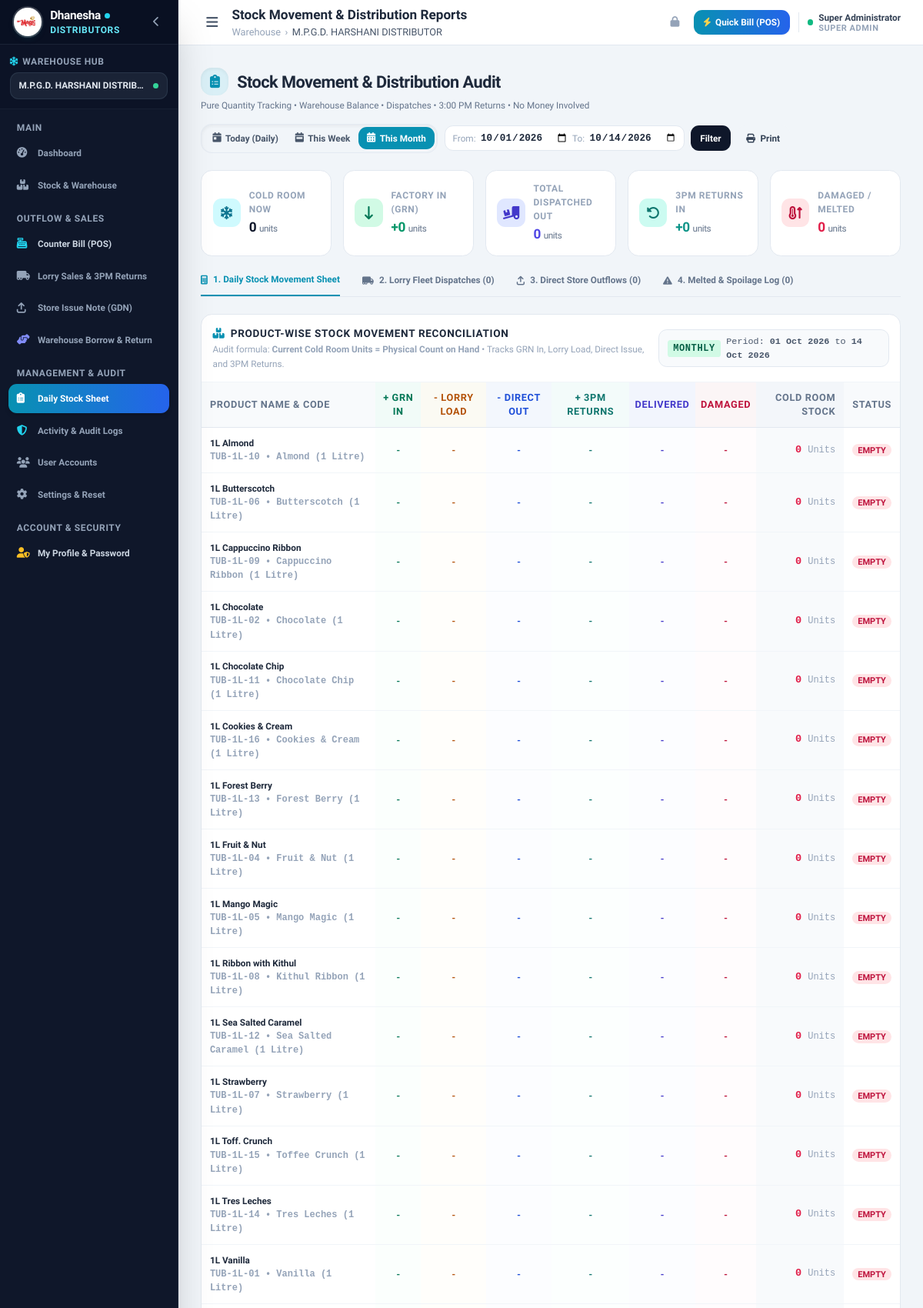
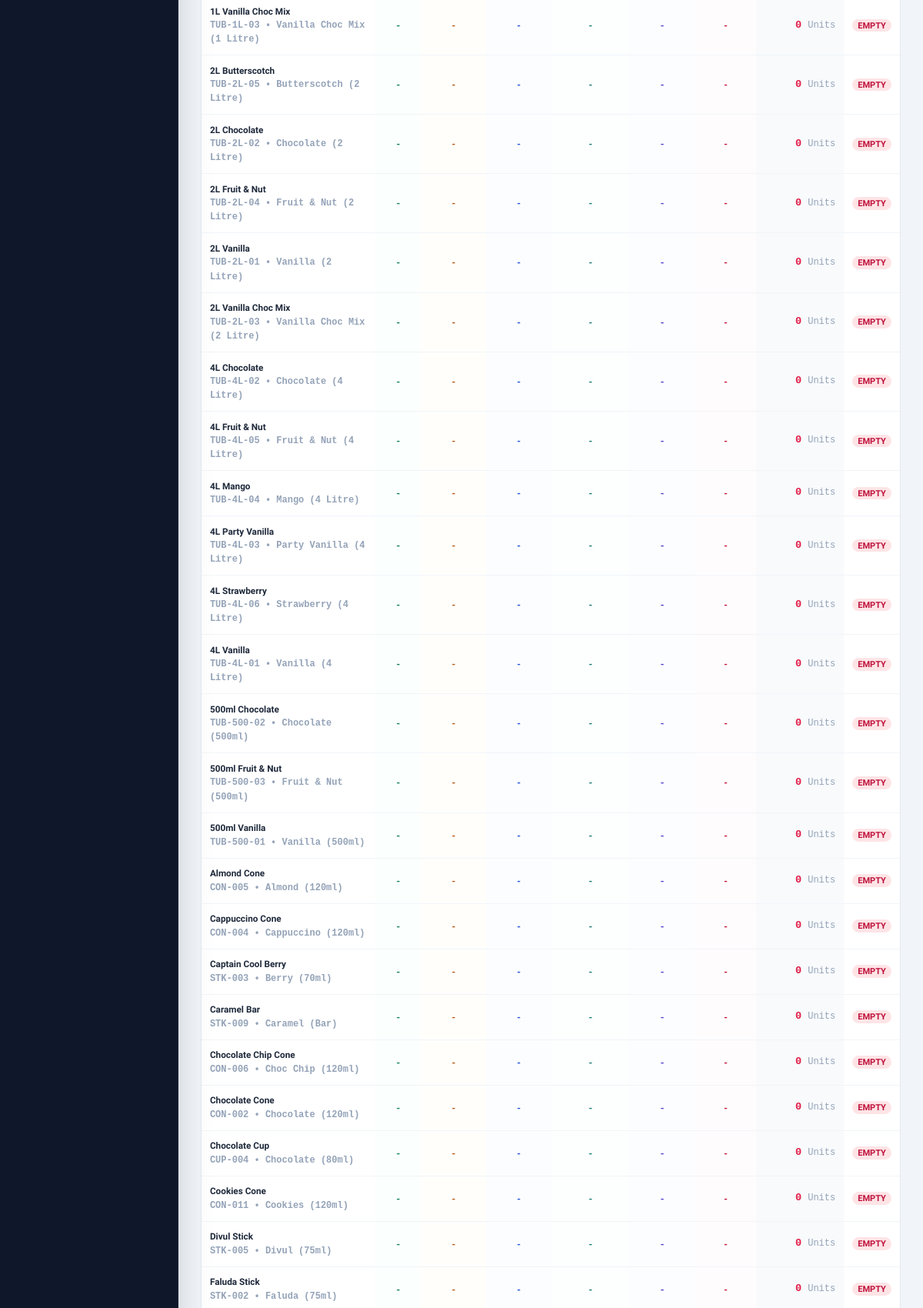
/reports.php (signed in, upper part), run on the app's committed database (2 pictures, top to bottom).
### tables this page shows
CREATE TABLE IF NOT EXISTS `branches` (
    `id` INT AUTO_INCREMENT PRIMARY KEY,
    `name` VARCHAR(100) NOT NULL,
    `code` VARCHAR(20) NOT NULL UNIQUE,
    `address` VARCHAR(255) NULL,
    `phone` VARCHAR(50) NULL,
    `created_at` TIMESTAMP DEFAULT CURRENT_TIMESTAMP
);

CREATE TABLE IF NOT EXISTS `products` (
    `id` INT AUTO_INCREMENT PRIMARY KEY,
    `category_id` INT NULL,
    `code` VARCHAR(50) NOT NULL UNIQUE,
    `name` VARCHAR(150) NOT NULL,
    `flavor` VARCHAR(50) NULL,
    `size` VARCHAR(50) NULL,
    `unit` VARCHAR(20) DEFAULT 'Units',
    `pack_size` INT DEFAULT 24,
    `selling_price` DECIMAL(10,2) NOT NULL DEFAULT 0.00,
    `alert_quantity` INT DEFAULT 15,
    `status` ENUM('active', 'inactive') DEFAULT 'active',
    `created_at` TIMESTAMP DEFAULT CURRENT_TIMESTAMP,
    INDEX (`category_id`)
);

### reports.php (the view, shortened to what the rows shown need)
<?php
$pageTitle = "Stock Movement & Distribution Reports";
require_once __DIR__ . '/config/auth.php';
$user = currentUser();
$branchId = $user['branch_id'];
$today = date('Y-m-d');
$tab = $_GET['tab'] ?? 'movement';
$preset = $_GET['preset'] ?? '';
$mondayThisWeek = date('Y-m-d', strtotime('monday this week'));
$firstOfMonth = date('Y-m-01');
if ($preset === 'daily') {
    $fromDate = $today;
    $toDate = $today;
} elseif ($preset === 'weekly') {
    $fromDate = $mondayThisWeek;
    $toDate = $today;
} elseif ($preset === 'monthly') {
    $fromDate = $firstOfMonth;
    $toDate = $today;
} else {
    $fromDate = $_GET['from_date'] ?? $firstOfMonth;
    $toDate = $_GET['to_date'] ?? $today;
}
$stmt = $pdo->prepare("SELECT p.id, p.code, p.name, p.flavor, p.size, p.unit, p.alert_quantity,
    COALESCE(bs.quantity, 0) as current_stock
    FROM products p
    LEFT JOIN branch_stock bs ON p.id = bs.product_id AND bs.branch_id = ?
    WHERE p.status = 'active'
    ORDER BY p.name ASC");
$stmt->execute([$branchId]);
$productsList = $stmt->fetchAll();
$movements = [];
foreach ($productsList as $p) {
    $pid = $p['id'];
    $qIn = $pdo->prepare("SELECT COALESCE(SUM(sii.quantity), 0)
        FROM stock_invoice_items sii
        JOIN stock_invoices si ON sii.invoice_id = si.id
        WHERE si.branch_id = ? AND sii.product_id = ? AND si.invoice_date BETWEEN ? AND ?");
    $qIn->execute([$branchId, $pid, $fromDate, $toDate]);
    $unitsIn = intval($qIn->fetchColumn());
    $qLd = $pdo->prepare("SELECT COALESCE(SUM(ldi.loaded_qty), 0)
        FROM lorry_dispatch_items ldi
        JOIN lorry_dispatches ld ON ldi.dispatch_id = ld.id
        WHERE ld.branch_id = ? AND ldi.product_id = ? AND ld.dispatch_date BETWEEN ? AND ?");
    $qLd->execute([$branchId, $pid, $fromDate, $toDate]);
    $unitsLoaded = intval($qLd->fetchColumn());
    $qSd = $pdo->prepare("SELECT COALESCE(SUM(sdi.quantity), 0)
        FROM store_dispatch_items sdi
        JOIN store_dispatches sd ON sdi.dispatch_id = sd.id
        WHERE sd.branch_id = ? AND sdi.product_id = ? AND sd.issue_date BETWEEN ? AND ?");
    $qSd->execute([$branchId, $pid, $fromDate, $toDate]);
    $unitsDirectOut = intval($qSd->fetchColumn());
    $qRet = $pdo->prepare("SELECT COALESCE(SUM(ldi.return_store_qty), 0)
        FROM lorry_dispatch_items ldi
        JOIN lorry_dispatches ld ON ldi.dispatch_id = ld.id
        WHERE ld.branch_id = ? AND ldi.product_id = ? AND ld.dispatch_date BETWEEN ? AND ? AND ld.status = 'settled'");
    $qRet->execute([$branchId, $pid, $fromDate, $toDate]);
    $unitsReturned = intval($qRet->fetchColumn());
    $qDmg = $pdo->prepare("SELECT COALESCE(SUM(ldi.damage_qty), 0)
        FROM lorry_dispatch_items ldi
        JOIN lorry_dispatches ld ON ldi.dispatch_id = ld.id
        WHERE ld.branch_id = ? AND ldi.product_id = ? AND ld.dispatch_date BETWEEN ? AND ? AND ld.status = 'settled'");
    $qDmg->execute([$branchId, $pid, $fromDate, $toDate]);
    $unitsDamaged = intval($qDmg->fetchColumn());
    $qDel = $pdo->prepare("SELECT COALESCE(SUM(ldi.delivered_qty), 0)
        FROM lorry_dispatch_items ldi
        JOIN lorry_dispatches ld ON ldi.dispatch_id = ld.id
        WHERE ld.branch_id = ? AND ldi.product_id = ? AND ld.dispatch_date BETWEEN ? AND ? AND ld.status = 'settled'");
    $qDel->execute([$branchId, $pid, $fromDate, $toDate]);
    $unitsDelivered = intval($qDel->fetchColumn());
    $netOutflow = ($unitsLoaded + $unitsDirectOut) - $unitsReturned;
    $movements[$pid] = [
        'info' => $p,
        'units_in' => $unitsIn,
        'units_loaded' => $unitsLoaded,
        'units_direct_out' => $unitsDirectOut,
        'units_returned' => $unitsReturned,
        'units_damaged' => $unitsDamaged,
        'units_delivered' => $unitsDelivered,
        'net_outflow' => $netOutflow,
        'current_stock' => $p['current_stock']
    ];
}
require_once __DIR__ . '/includes/header.php';
?>
<div class="flex flex-col xl:flex-row xl:items-center justify-between pb-6 gap-4 no-print">
    <div>
        <h1 class="text-2xl font-black text-slate-800 tracking-tight flex items-center">
            <span class="w-10 h-10 rounded-2xl bg-cyan-500/10 text-cyan-600 flex items-center justify-center mr-3 shadow-inner">
                <i class="fa-solid fa-clipboard-list text-lg"></i>
            </span>
            Stock Movement & Distribution Audit
        </h1>
    </div>
</div>
<?php if ($tab === 'movement'): ?>
<div class="bg-white rounded-2xl border border-slate-200 shadow-xs overflow-hidden">
    <div class="hidden lg:block overflow-x-auto">
        <table class="w-full text-xs text-left border-collapse">
            <thead>
                <tr class="bg-slate-50 text-slate-500 font-bold uppercase tracking-wider border-b border-slate-200 text-[11px]">
                    <th class="py-3 px-3">Product Name & Code</th>
                    <th class="py-3 px-2 text-center text-emerald-700 bg-emerald-50/50">+ GRN In</th>
                    <th class="py-3 px-2 text-center text-amber-700 bg-amber-50/50">- Lorry Load</th>
                    <th class="py-3 px-2 text-center text-blue-700 bg-blue-50/50">- Direct Out</th>
                    <th class="py-3 px-2 text-center text-teal-700 bg-teal-50/50">+ 3PM Returns</th>
                    <th class="py-3 px-2 text-center text-indigo-700 bg-indigo-50/50">Delivered</th>
                    <th class="py-3 px-2 text-center text-rose-700 bg-rose-50/50">Damaged</th>
                    <th class="py-3 px-3 text-right bg-slate-100/70 font-black">Cold Room Stock</th>
                    <th class="py-3 px-3 text-center">Status</th>
                </tr>
            </thead>
            <tbody class="divide-y divide-slate-100">
                <?php if (empty($movements)): ?>
                <tr>
                    <td colspan="9" class="py-12 text-center text-slate-400">
                        <i class="fa-solid fa-boxes-stacked text-3xl mb-2 text-slate-300 block"></i>
                        No products found in the catalog. Add products in <a href="stock.php" class="text-cyan-600 underline">Stock & Warehouse</a>.
                    </td>
                </tr>
                <?php else: ?>
                <?php foreach ($movements as $m):
                    $p = $m['info'];
                    $isLow = $m['current_stock'] <= $p['alert_quantity'];
                    $isOut = $m['current_stock'] <= 0;
                ?>
                <tr class="hover:bg-slate-50/80 transition">
                    <td class="py-3 px-3 font-bold text-slate-800">
                        <div><?= htmlspecialchars($p['name']) ?></div>
                        <div class="text-[10px] text-slate-400 font-mono"><?= htmlspecialchars($p['code']) ?> &bull; <?= htmlspecialchars($p['flavor']) ?> (<?= htmlspecialchars($p['size']) ?>)</div>
                    </td>
                    <td class="py-3 px-2 text-center font-mono font-bold text-emerald-700 bg-emerald-50/20">
                        <?= $m['units_in'] > 0 ? '+' . number_format($m['units_in']) : '-' ?>
                    </td>
                    <td class="py-3 px-2 text-center font-mono font-bold text-amber-700 bg-amber-50/20">
                        <?= $m['units_loaded'] > 0 ? '-' . number_format($m['units_loaded']) : '-' ?>
                    </td>
                    <td class="py-3 px-2 text-center font-mono font-bold text-blue-700 bg-blue-50/20">
                        <?= $m['units_direct_out'] > 0 ? '-' . number_format($m['units_direct_out']) : '-' ?>
                    </td>
                    <td class="py-3 px-2 text-center font-mono font-bold text-teal-700 bg-teal-50/20">
                        <?= $m['units_returned'] > 0 ? '+' . number_format($m['units_returned']) : '-' ?>
                    </td>
                    <td class="py-3 px-2 text-center font-mono font-bold text-indigo-700 bg-indigo-50/20">
                        <?= $m['units_delivered'] > 0 ? number_format($m['units_delivered']) : '-' ?>
                    </td>
                    <td class="py-3 px-2 text-center font-mono font-bold text-rose-700 bg-rose-50/20">
                        <?= $m['units_damaged'] > 0 ? number_format($m['units_damaged']) : '-' ?>
                    </td>
                    <td class="py-3 px-3 text-right font-mono font-black text-sm bg-slate-100/50 <?= $isOut ? 'text-rose-600' : ($isLow ? 'text-amber-600' : 'text-slate-900') ?>">
                        <?= number_format($m['current_stock']) ?> <span class="text-[10px] font-normal text-slate-400"><?= htmlspecialchars($p['unit']) ?></span>
                    </td>
                    <td class="py-3 px-3 text-center">
                        <?php if ($isOut): ?>
                            <span class="px-2 py-0.5 text-[9px] font-black uppercase rounded-full bg-rose-100 text-rose-700">Empty</span>
                        <?php elseif ($isLow): ?>
                            <span class="px-2 py-0.5 text-[9px] font-black uppercase rounded-full bg-amber-100 text-amber-800">Low</span>
                        <?php else: ?>
                            <span class="px-2 py-0.5 text-[9px] font-black uppercase rounded-full bg-emerald-100 text-emerald-800">Good</span>
                        <?php endif; ?>
                    </td>
                </tr>
                <?php endforeach; ?>
                <?php endif; ?>
            </tbody>
        </table>
    </div>
</div>
<?php endif; ?>
<?php require_once __DIR__ . '/includes/footer.php'; ?>

### includes/header.php (shortened to what the rows shown need)
<?php
require_once __DIR__ . '/../config/auth.php';
$user = currentUser();
if ($user['role'] === 'super_admin') {
    global $pdo;
    $allBranches = $pdo->query("SELECT id, name, code FROM branches ORDER BY id ASC")->fetchAll();
}
?>
<!DOCTYPE html>
<html lang="en">
<head>
    <script src="https://cdn.tailwindcss.com"></script>
    <link rel="stylesheet" href="https://cdnjs.cloudflare.com/ajax/libs/font-awesome/6.4.0/css/all.min.css">
</head>
<body class="bg-slate-100 text-slate-800 min-h-screen flex flex-col antialiased">
    <aside id="mainSidebar" class="fixed inset-y-0 left-0 z-50 w-64 bg-slate-900 text-slate-200 flex flex-col justify-between transition-transform duration-300 transform -translate-x-full md:translate-x-0 shadow-2xl border-r border-slate-800 no-print">
        <div class="flex flex-col flex-1 overflow-hidden">
            <div class="p-3.5 border-b border-slate-800/60 bg-slate-950/20">
                <div class="text-xs font-bold text-slate-200 bg-slate-800/80 px-3 py-2 rounded-xl border border-slate-700/60 truncate flex items-center justify-between">
                    <span class="truncate"><?= htmlspecialchars($user['branch_name'] ?? 'Main Cold Room Hub') ?></span>
                    <span class="w-2 h-2 rounded-full bg-emerald-400 animate-pulse ml-1.5 shrink-0" title="Operational"></span>
                </div>
            </div>
        </div>
    </aside>
    <div class="md:pl-64 flex flex-col flex-1 min-h-screen print-full-width">
        <header class="bg-white border-b border-slate-200 sticky top-0 z-30 shadow-xs no-print">
            <div class="px-4 sm:px-6 lg:px-8 h-16 flex items-center justify-between">
                <div class="flex items-center space-x-3">
                    <div>
                        <h2 class="text-base sm:text-lg font-bold text-slate-800 leading-tight">
                            <?= isset($pageTitle) ? htmlspecialchars($pageTitle) : 'Overview' ?>
                        </h2>
                        <div class="hidden sm:flex items-center space-x-1.5 text-[11px] text-slate-400">
                            <span>Warehouse</span>
                            <span>&rsaquo;</span>
                            <span class="text-slate-600 font-medium"><?= htmlspecialchars($user['branch_name']) ?></span>
                        </div>
                    </div>
                </div>
            </div>
        </header>
        <main class="flex-1 p-4 sm:p-6 lg:p-8 w-full">

### data on the page
branches: name "M.P.G.D. HARSHANI DISTRIB…", name "M.P.G.D. HARSHANI DISTRIBUTOR"
products: name "1L Almond", code "TUB-1L-10", flavor "Almond", size "1 Litre", current_stock "0", unit "Units"
products: name "1L Butterscotch", code "TUB-1L-06", flavor "Butterscotch", size "1 Litre", current_stock "0", unit "Units"
products: name "1L Cappuccino Ribbon", code "TUB-1L-09", flavor "Cappuccino Ribbon", size "1 Litre", current_stock "0", unit "Units"
products: name "1L Chocolate", code "TUB-1L-02", flavor "Chocolate", size "1 Litre", current_stock "0", unit "Units"
products: name "1L Chocolate Chip", code "TUB-1L-11", flavor "Chocolate Chip", size "1 Litre", current_stock "0", unit "Units"
products: name "1L Cookies & Cream", code "TUB-1L-16", flavor "Cookies & Cream", size "1 Litre", current_stock "0", unit "Units"
products: name "1L Forest Berry", code "TUB-1L-13", flavor "Forest Berry", size "1 Litre", current_stock "0", unit "Units"
products: name "1L Fruit & Nut", code "TUB-1L-04", flavor "Fruit & Nut", size "1 Litre", current_stock "0", unit "Units"
products: name "1L Mango Magic", code "TUB-1L-05", flavor "Mango Magic", size "1 Litre", current_stock "0", unit "Units"
products: name "1L Ribbon with Kithul", code "TUB-1L-08", flavor "Kithul Ribbon", size "1 Litre", current_stock "0", unit "Units"
products: name "1L Sea Salted Caramel", code "TUB-1L-12", flavor "Sea Salted Caramel", size "1 Litre", current_stock "0", unit "Units"
products: name "1L Strawberry", code "TUB-1L-07", flavor "Strawberry", size "1 Litre", current_stock "0", unit "Units"
products: name "1L Toff. Crunch", code "TUB-1L-15", flavor "Toffee Crunch", size "1 Litre", current_stock "0", unit "Units"
products: name "1L Tres Leches", code "TUB-1L-14", flavor "Tres Leches", size "1 Litre", current_stock "0", unit "Units"
products: name "1L Vanilla", code "TUB-1L-01", flavor "Vanilla", size "1 Litre", current_stock "0", unit "Units"
products: name "1L Vanilla Choc Mix", code "TUB-1L-03", flavor "Vanilla Choc Mix", size "1 Litre", current_stock "0", unit "Units"
products: name "2L Butterscotch", code "TUB-2L-05", flavor "Butterscotch", size "2 Litre", current_stock "0", unit "Units"
products: name "2L Chocolate", code "TUB-2L-02", flavor "Chocolate", size "2 Litre", current_stock "0", unit "Units"
products: name "2L Fruit & Nut", code "TUB-2L-04", flavor "Fruit & Nut", size "2 Litre", current_stock "0", unit "Units"
products: name "2L Vanilla", code "TUB-2L-01", flavor "Vanilla", size "2 Litre", current_stock "0", unit "Units"
products: name "2L Vanilla Choc Mix", code "TUB-2L-03", flavor "Vanilla Choc Mix", size "2 Litre", current_stock "0", unit "Units"
products: name "4L Chocolate", code "TUB-4L-02", flavor "Chocolate", size "4 Litre", current_stock "0", unit "Units"
products: name "4L Fruit & Nut", code "TUB-4L-05", flavor "Fruit & Nut", size "4 Litre", current_stock "0", unit "Units"
products: name "4L Mango", code "TUB-4L-04", flavor "Mango", size "4 Litre", current_stock "0", unit "Units"
products: name "4L Party Vanilla", code "TUB-4L-03", flavor "Party Vanilla", size "4 Litre", current_stock "0", unit "Units"
products: name "4L Strawberry", code "TUB-4L-06", flavor "Strawberry", size "4 Litre", current_stock "0", unit "Units"
products: name "4L Vanilla", code "TUB-4L-01", flavor "Vanilla", size "4 Litre", current_stock "0", unit "Units"
products: name "500ml Chocolate", code "TUB-500-02", flavor "Chocolate", size "500ml", current_stock "0", unit "Units"
products: name "500ml Fruit & Nut", code "TUB-500-03", flavor "Fruit & Nut", size "500ml", current_stock "0", unit "Units"
products: name "500ml Vanilla", code "TUB-500-01", flavor "Vanilla", size "500ml", current_stock "0", unit "Units"
products: name "Almond Cone", code "CON-005", flavor "Almond", size "120ml", current_stock "0", unit "Units"
products: name "Cappuccino Cone", code "CON-004", flavor "Cappuccino", size "120ml", current_stock "0", unit "Units"
products: name "Captain Cool Berry", code "STK-003", flavor "Berry", size "70ml", current_stock "0", unit "Units"
products: name "Caramel Bar", code "STK-009", flavor "Caramel", size "Bar", current_stock "0", unit "Units"
products: name "Chocolate Chip Cone", code "CON-006", flavor "Choc Chip", size "120ml", current_stock "0", unit "Units"
products: name "Chocolate Cone", code "CON-002", flavor "Chocolate", size "120ml", current_stock "0", unit "Units"
products: name "Chocolate Cup", code "CUP-004", flavor "Chocolate", size "80ml", current_stock "0", unit "Units"
products: name "Cookies Cone", code "CON-011", flavor "Cookies", size "120ml", current_stock "0", unit "Units"
products: name "Divul Stick", code "STK-005", flavor "Divul", size "75ml", current_stock "0", unit "Units"
products: name "Faluda Stick", code "STK-002", flavor "Faluda", size "75ml", current_stock "0", unit "Units"

### other printed values
$pageTitle "Stock Movement & Distribution Reports"
$user['name'] "Super Administrator"
str_replace('_', ' ', $user['role']) "SUPER ADMIN"
$totalColdRoomStock "0"
$periodGrnUnits "0"
$periodLorryLoadedUnits + $periodDirectOutUnits "0"
$periodReturnsUnits "0"
$periodDamageUnits "0"
count($lorryRunsList) "0"
count($directRunsList) "0"
count($damageList) "0"
$activePreset "MONTHLY"
